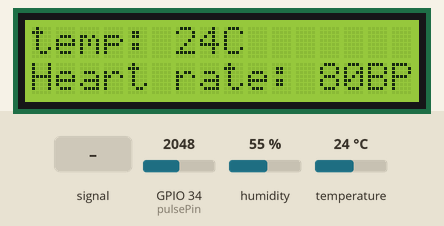
The sketch below on a simulated ESP32. On the bench: 16×2 character LCD. The test bench sets the inputs (shaded band); at power-on: GPIO 34 (pulsePin) = 2048, temperature 24 °C, humidity 55 %. WiFi joins after 1.5 s; servers stay silent unless stated; what the sketch prints to the serial monitor is not drawn.

Above: at 4.5 s.
4.6 s: GPIO 34 (pulsePin) fed a 200 Hz sine of ±327 counts around its level
At 6.3 s:
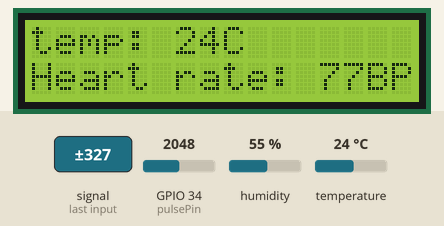
9.4 s: GPIO 34 (pulsePin) set to 2866
At 10.5 s:
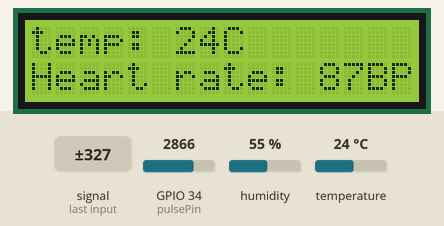
11.4 s: temperature set to 12 °C
At 13.1 s:
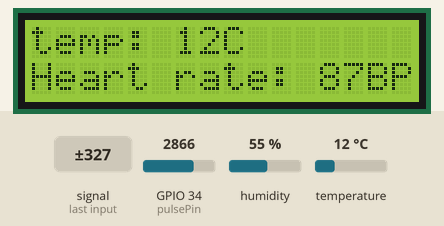
13.4 s: GPIO 34 (pulsePin) fed a 1000 Hz sine of ±1023 counts around its level
At 16.4 s:
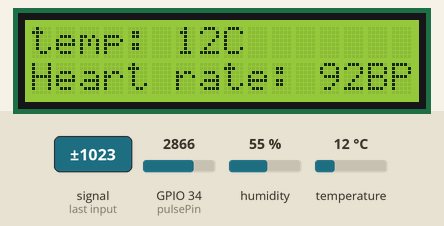
17.4 s: temperature set to 19 °C
At 20.7 s:
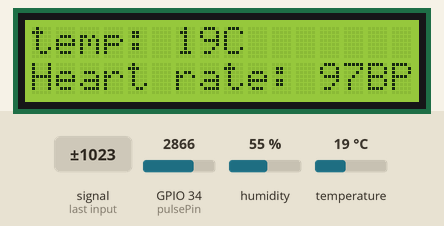
23.4 s: GPIO 34 (pulsePin) set to 3603
At 25.0 s:
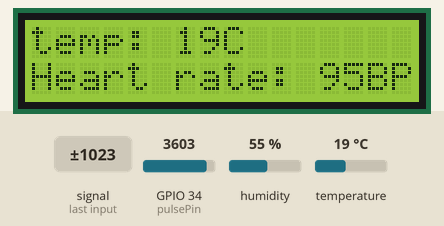
Timing chart, 0 to 26.4 s (numbered marks = the images above; inputs shaded):
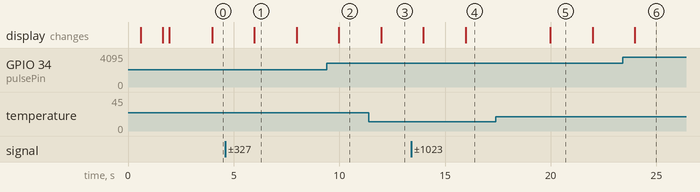

The sketch:

Health_monitoring_system.ino
```cpp
#define BLYNK_PRINT Serial

#define BLYNK_TEMPLATE_ID "TMPL3Cugtyr2w"
#define BLYNK_TEMPLATE_NAME "IOT healthcare"
#define BLYNK_AUTH_TOKEN "vFSUtGOQRChFRKHzsMW6qXDEf41l4sXr"
#define DHTTYPE DHT22
#include <Wire.h>
#include <WiFi.h>
#include <LiquidCrystal_I2C.h>
#include <DHT.h>

#include <BlynkSimpleEsp32.h>

char auth[] = BLYNK_AUTH_TOKEN;
char ssid[] = "Wokwi-GUEST";
char pass[] = "";

const int led = 2;
const int pulsePin = 34;
#define DHTPIN 4
int celsius;
int valPulse;
BlynkTimer timer;
//const int buttonPin = ;
DHT dht(DHTPIN, DHTTYPE);
LiquidCrystal_I2C lcd(0x27, 16, 2);

void setup(){
  Serial.begin(9600);
  dht.begin();
  lcd.init();
  lcd.backlight();
  lcd.print("Connecting...");

  WiFi.begin(ssid, pass);

  while(WiFi.status() != WL_CONNECTED) {
    delay(500);
    Serial.print(".");
    lcd.setCursor(0,0);
    lcd.print("WiFi Connecting");
  }
  lcd.clear();
  lcd.print("WiFi connected");

  Blynk.begin(auth,ssid,pass);
  lcd.setCursor(0,1);
  lcd.print("Blynk Ready");
  lcd.clear();

  timer.setInterval(2000L, sendDataToBlink);
}


void sendDataToBlink(){
  celsius = dht.readTemperature();
  Serial.print("Temp is ");
  Serial.println(celsius);

  valPulse = analogRead(pulsePin);
  valPulse = map(valPulse, 0, 4095, 60, 100);


  if (isnan(celsius)){
    Serial.println("Failed to read from Temp sensor");
    lcd.setCursor(0,0);
    lcd.print("Sensor Error!");
    lcd.clear();
    return;
  }
  if (isnan(valPulse)){
    Serial.println("Failed to read from Pulse sensor");
    lcd.setCursor(0,0);
    lcd.print("Sensor Error!");
    lcd.clear();
    return;
  }
  lcd.setCursor(0,0);
  lcd.print("temp: ");
  lcd.print(celsius);
  lcd.print("C");

  lcd.setCursor(0,1);
  lcd.print("Heart rate: ");
  lcd.print(valPulse);
  lcd.print("BPM");

  Blynk.virtualWrite(V1, celsius);
  Blynk.virtualWrite(V2, valPulse);

}

void loop() {
  Blynk.run();
  timer.run();

}
```

Measured:
- after the input at 4.6 s, the display: changes after 1.4 s (image 1)
- after the input at 9.4 s, the display: changes after 0.58 s (image 2)
- after the input at 11.4 s, the display: changes after 0.58 s (image 3)
- after the input at 13.4 s, the display: first changes after 0.58 s (image 4 shows a later state)
- what the display in image 1 shows lasts 2.0 s, from 6.0 s to 8.0 s
